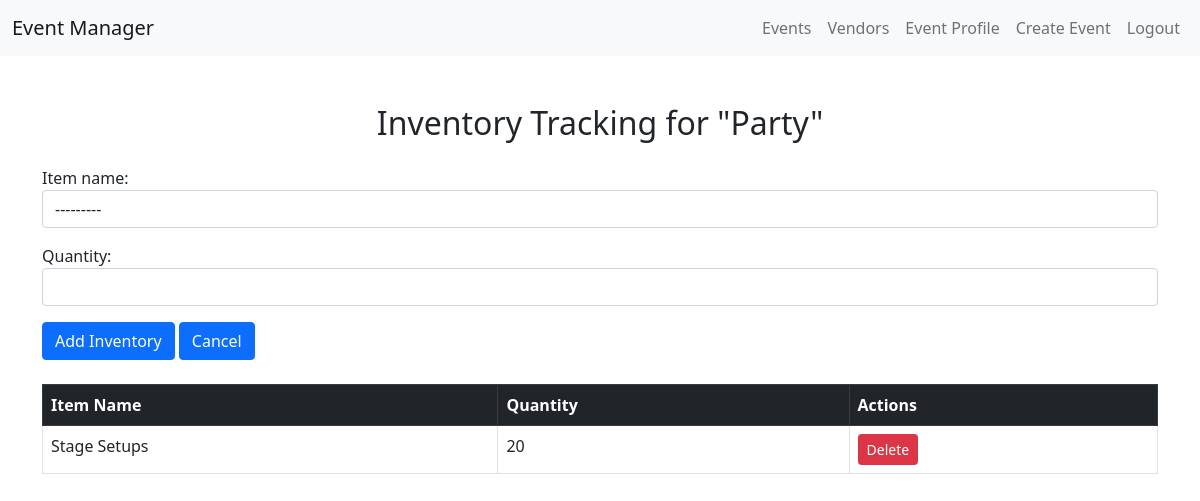
/inventory/2/ (signed in), run on the app's committed database.
### base/models.py (models this page shows, shortened)
class Event(models.Model):
    name = models.CharField(max_length=100)
    description = models.TextField()
    date = models.DateField()
    time = models.TimeField()
    location = models.CharField(max_length=100)
    max_attendees = models.IntegerField()
    registrations = models.IntegerField(default=0)
    categories = models.ManyToManyField('EventCategory')
    created_by = models.ForeignKey(User, on_delete=models.SET_NULL, null=True)
    vip_cost = models.IntegerField(default=2000, null=True)
    standard_cost = models.IntegerField(default=500, null=True)

class Inventory(models.Model):
    item_name = models.ForeignKey('InventoryCategory', on_delete=models.CASCADE)
    quantity = models.IntegerField()
    event = models.ForeignKey(Event, on_delete=models.CASCADE)

class InventoryCategory(models.Model):
    name = models.CharField(max_length=100)
    def __str__(self):
        return self.name

### base/views.py (the view)
# urls.py: path('inventory/<int:event_id>/', views.inventory_tracking, name='inventory'),
@login_required(login_url='login')
@user_passes_test(lambda u: is_Admin(u) or is_EventPlanner(u))
def inventory_tracking(request, event_id):
    event = Event.objects.get(id=event_id)
    inventory = Inventory.objects.filter(event=event)
    if request.method == 'POST':
        form = InventoryForm(request.POST)
        if form.is_valid():
            item = form.save(commit=False)
            item.event = event
            item.save()
            return redirect('inventory', event_id=event_id)
    else:
        form = InventoryForm()
    return render(request, 'inventoryTracking.html', {'event': event, 'inventory': inventory, 'form': form})

### base/forms.py
class InventoryForm(forms.ModelForm):
    class Meta:
        model = Inventory
        fields = ['item_name', 'quantity']
        widgets = {
            'item_name': forms.Select(attrs={'class': 'form-control'}),
            'quantity': forms.NumberInput(attrs={'class': 'form-control'}),
        }

### base/templatetags/events.py (called while the page is built)
@register.filter(name='is_EventPlanner')
def is_EventPlanner(user):
    return user.groups.filter(name='Event Planner').exists()

@register.filter(name='is_Admin')
def is_Admin(user):
    return user.groups.filter(name='Admin').exists()

@register.filter(name='is_Vendor')
def is_Vendor(user):
    return user.groups.filter(name='Vendor').exists()

### base/views.py (called while the page is built)
def is_Admin(user):
    return user.groups.filter(name='Admin').exists()

def is_EventPlanner(user):
    return user.groups.filter(name='Event Planner').exists()

### templates/inventoryTracking.html (shortened to what this page needs)
{% load events %}
<!DOCTYPE html>
<html lang="en">
<head>
    <link href="https://cdn.jsdelivr.net/npm/bootstrap@5.0.2/dist/css/bootstrap.min.css" rel="stylesheet">
</head>
<body>
    {% include 'navbar.html' %}
    <div class="container mt-5">
        <h2 class="text-center mb-4">Inventory Tracking for "{{ event.name }}"</h2>
        <form method="post" class="mb-4">
            {{ form.as_p }}
            <button type="submit" class="btn btn-primary">Add Inventory</button>
            <a href="{% url 'event-details' event.id %}" class="btn btn-primary">Cancel</a>
        </form>
        {% if inventory %}
        <table class="table table-bordered table-hover">
            <thead class="table-dark">
                <tr>
                    <th>Item Name</th>
                    <th>Quantity</th>
                    <th>Actions</th>
                </tr>
            </thead>
            <tbody>
                {% for item in inventory %}
                <tr>
                    <td>{{ item.item_name }}</td>
                    <td>{{ item.quantity }}</td>
                    <td>
                        <a href="{% url 'inventory-delete' inventory_id=item.id %}" class="btn btn-sm btn-danger">Delete</a>
                </tr>
                {% endfor %}
            </tbody>
        </table>
        {% else %}
        <div class="alert alert-info" role="alert">
            No inventory added yet. Use the form above to add a inventory item.
        </div>
        {% endif %}
    </div>
</body>
</html>

### templates/navbar.html (shortened to what this page needs)
{% load events %}
<!DOCTYPE html>
<html lang="en">
  <head>
    <link
      href="https://cdn.jsdelivr.net/npm/bootstrap@5.0.2/dist/css/bootstrap.min.css"
      rel="stylesheet"
    />
  </head>
<nav class="navbar navbar-expand-lg navbar-light bg-light">
    <div class="container-fluid">
      <a class="navbar-brand" href="/">Event Manager</a>
      <div class="collapse navbar-collapse" id="navbarNav">
        <ul class="navbar-nav ms-auto">
          <li class="nav-item">
            <a class="nav-link" href="/event-list/">Events</a>
          </li>
          <li class="nav-item">
            <a class="nav-link" href="/vendor-list/">Vendors</a>
          </li>
          {% if user.is_authenticated %}
            <li class="nav-item"><a class="nav-link" href="/user-profile/">{{user.first_name}} Profile</a></li>
              {% if user|is_EventPlanner or user|is_Admin %}
              <li class="nav-item"><a class="nav-link" href="/event-create/">Create Event</a></li>
              {% endif %}
          <li class="nav-item">
            <a class="nav-link" href="/logout/">Logout</a>
          </li>
          {% endif %}
        </ul>
      </div>
    </div>
  </nav>
</body>
</html>

### data on the page
Event: name "Party"
Inventory: item_name "Stage Setups", quantity "20"

### other printed values
{{ user.first_name }} "Event"
